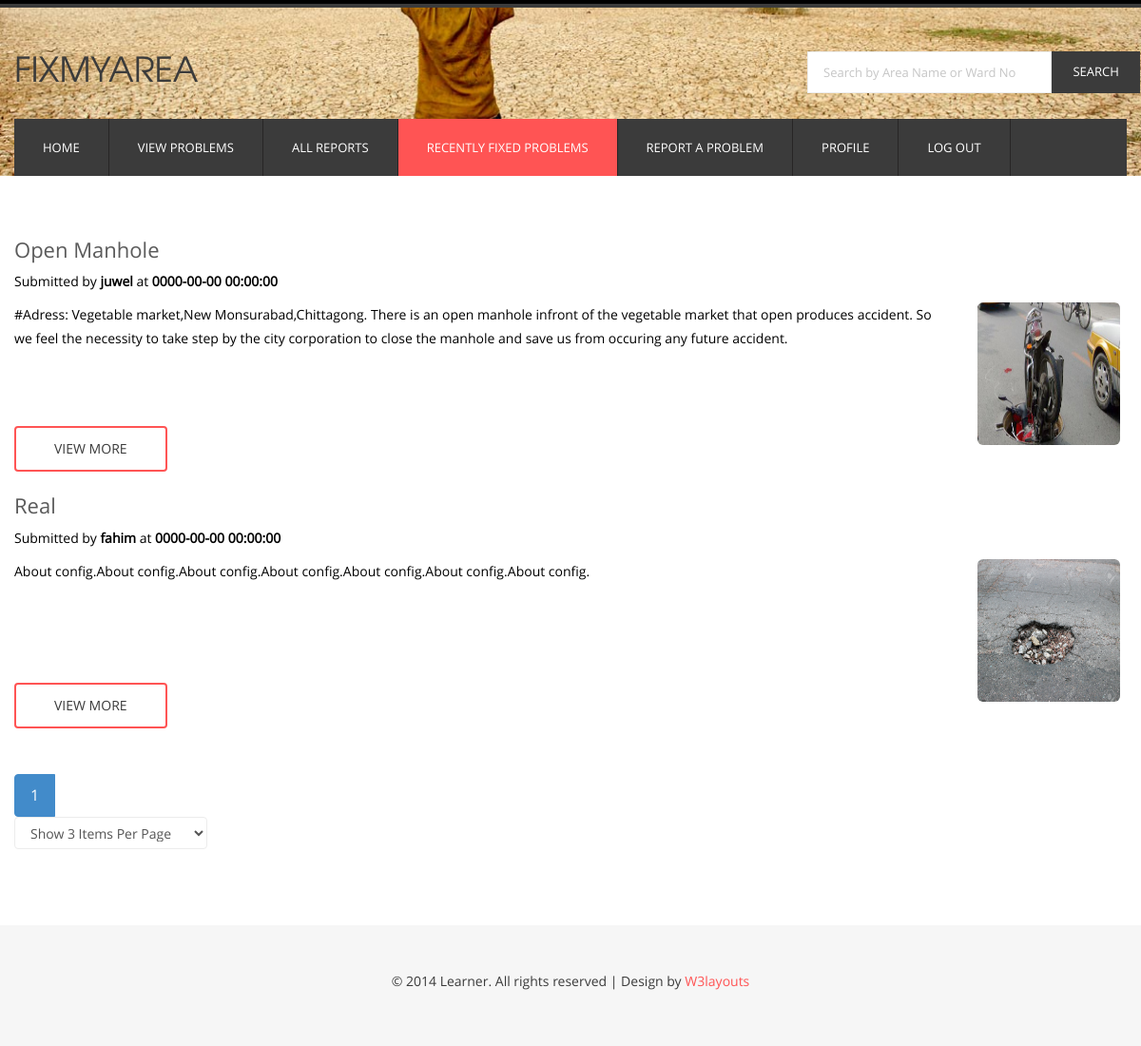
Screenshot of /views/IIUC_ULTRON/fixed_problems.php (signed in) with the database file from the repository.
### tables this page shows
CREATE TABLE `reports` (
  `id` int(100) NOT NULL,
  `title` text NOT NULL,
  `date` timestamp NOT NULL DEFAULT CURRENT_TIMESTAMP ON UPDATE CURRENT_TIMESTAMP,
  `author` text NOT NULL,
  `category` varchar(30) NOT NULL,
  `image_1` text NOT NULL,
  `image_2` text NOT NULL,
  `image_3` text NOT NULL,
  `video` text NOT NULL,
  `area` varchar(50) NOT NULL,
  `ward_no` int(20) NOT NULL,
  `description` text NOT NULL,
  `admin_feedback` text NOT NULL,
  `is_fixed` int(11) NOT NULL DEFAULT '0',
  `latitude` float NOT NULL,
  `longitude` float NOT NULL
);

### src/BITM/IIUC_ULTRON/Reports/Reports.php (called while the page is built, shortened)
<?php
class Reports extends DB{
			public function indexPaginator_fixed($page=0,$itemsPerPage=3){
        $start = (($page-1) * $itemsPerPage);
        $sql = "SELECT * from reports where is_fixed=1 LIMIT $start,$itemsPerPage";
        $STH = $this->DBH->query($sql);
        $STH->setFetchMode(PDO::FETCH_OBJ);
        $arrSomeData  = $STH->fetchAll();
        return $arrSomeData;
    }
    public function getAllKeywords()
    {
        $_allKeywords = array();
        $sql = "SELECT * FROM `reports` WHERE `is_fixed` ='0'";
        $STH = $this->DBH->query($sql);
        $STH->setFetchMode(PDO::FETCH_OBJ);
        $allData= $STH->fetchAll();
        foreach ($allData as $oneData) {
            $_allKeywords[] = trim($oneData->area);
        }
        $STH = $this->DBH->query($sql);
        $STH->setFetchMode(PDO::FETCH_OBJ);
        $allData= $STH->fetchAll();
        foreach ($allData as $oneData) {
            $eachString= strip_tags($oneData->area);
            $eachString=trim( $eachString);
            $eachString= preg_replace( "/\r|\n/", " ", $eachString);
            $eachString= str_replace("&nbsp;","",  $eachString);
            $WordsArr = explode(" ", $eachString);
            foreach ($WordsArr as $eachWord){
                $_allKeywords[] = trim($eachWord);
            }
        }
        $STH = $this->DBH->query($sql);
        $STH->setFetchMode(PDO::FETCH_OBJ);
        $allData= $STH->fetchAll();
        foreach ($allData as $oneData) {
            $_allKeywords[] = trim($oneData->ward_no);
        }
        $STH = $this->DBH->query($sql);
        $STH->setFetchMode(PDO::FETCH_OBJ);
        $allData= $STH->fetchAll();
        foreach ($allData as $oneData) {
            $eachString= strip_tags($oneData->ward_no);
            $eachString=trim( $eachString);
            $eachString= preg_replace( "/\r|\n/", " ", $eachString);
            $eachString= str_replace("&nbsp;","",  $eachString);
            $WordsArr = explode(" ", $eachString);
            foreach ($WordsArr as $eachWord){
                $_allKeywords[] = trim($eachWord);
            }
        }
        return array_unique($_allKeywords);
    }
}
?>

### src/BITM/IIUC_ULTRON/Model/Database.php (called while the page is built, shortened)
<?php
class Database{
    public $host="localhost";
    public $dbname="fix_my_area";
    public $user="root";
    public $password="";
    public function __construct()
    {
        try {
            $this->DBH = new PDO("mysql:host=$this->host;dbname=$this->dbname", $this->user, $this->password);
        }
        catch(PDOException $error){
            echo $error->getMessage();
        }
    }
}

### views/IIUC_ULTRON/fixed_problems.php (the view, shortened to what this page needs)
<!DOCTYPE HTML>
<html>
<head>
    <link rel="stylesheet" href="https://maxcdn.bootstrapcdn.com/bootstrap/3.3.7/css/bootstrap.min.css">
<link href="../../resource/css/bootstrap.css" rel='stylesheet' type='text/css' />
<link href="../../resource/css/style.css" rel="stylesheet" type="text/css" media="all" />
   	<link rel="stylesheet" href="../../resource/fonts/css/font-awesome.min.css">
<link rel="stylesheet" href="../../resource/css/flexslider.css" type="text/css" media="screen" />
</head>
<body>
<div class="header_bg1">
<div class="container">
	<div class="row header">
		<div class="logo navbar-left">
			<h1><a href="index.php">FixMyArea </a></h1>
		</div>
		<div class="h_search navbar-right">
			<form id="searchForm"  action="../problems.php"  method="get">
			    <input type="text" id="searchID" name="search" class="text" value="Search by Area Name or Ward No" onfocus="this.value = '';" onblur="if (this.value == '') {this.value = 'Search by Area Name or Ward No';}">
				<input type="submit"  value="search">
			</form>
		</div>
		<div class="clearfix"></div>
	</div>
	<div class="row h_menu">
		<nav class="navbar navbar-default navbar-left" role="navigation">
		    <div class="collapse navbar-collapse" id="bs-example-navbar-collapse-1">
		      <ul class="nav navbar-nav">
		        <li><a href="index.php">Home</a></li>
		        <li><a href="problems.php">View Problems</a></li>
		        <li><a href="all_reports.php">All Reports </a></li>
		        <li class="active"><a href="fixed_problems.php">Recently Fixed Problems</a></li>
		        <li><a href="report_a_problem.php">Report a Problem</a></li>
				<?php if (!isset($_SESSION['email'])) { ?>
                            <li><a href="profile/signup_login.php">Login</a></li>
							<li><a href="#">Contact Us</a></li>
                        <?php } else { ?>
                            <li><a href="profile/profile.php">Profile</a></li>
                            <li><a href="profile/logout.php">Log Out</a></li>
                        <?php } ?>
		      </ul>
		    </div>
		</nav>
	</div>
</div>
</div>
<div class="main_bg">
	<div class="container">
		<div class="technology row">
			<?php
				$objReports=new Reports();
				$allData=$objReports->index_fixed("obj");
                $availableKeywords=$objReports->getAllKeywords();
				$recordCount= count($allData);
				if(isset($_REQUEST['Page']))   $page = $_REQUEST['Page'];
				else if(isset($_SESSION['Page']))   $page = $_SESSION['Page'];
				else   $page = 1;
				if(isset($_REQUEST['ItemsPerPage']))   $itemsPerPage = $_REQUEST['ItemsPerPage'];
				else if(isset($_SESSION['ItemsPerPage']))   $itemsPerPage = $_SESSION['ItemsPerPage'];
				else   $itemsPerPage = 3;
				$pages = ceil($recordCount/$itemsPerPage);
				$someData = $objReports->indexPaginator_fixed($page,$itemsPerPage);
				foreach ($someData as $oneData ){  ?>
			<div class="technology_list">
				<h4><?php echo $oneData->title; ?></h4>
				<div class="col-md-10 tech_para">
					<p class="para">Submitted by <strong><?php echo $oneData->author; ?></strong> at <strong><?php echo $oneData->date; ?></strong></p>
				</div>
				<div class="col-md-10 tech_para">
					<p class="para"><?php echo $oneData->description; ?></p>
				</div>
				<div class="col-md-2 images_1_of_4 bg1 pull-right">
					<span class="bg"><img src="../../resource/images/images/<?php echo $oneData->image_1; ?>"  alt="Lazy Owl Image" class="img-rounded" width=150px; height=150px; ></span>
				</div>
				<div class="clearfix"></div>
				<div class="read_more">
					<a href="single_view.php?id=<?php echo $oneData->id ?>" class="fa-btn btn-1 btn-1e">View more</a>
				</div>
			</div>
													<?php } ?>
				<div style="display: inline" class="container">
					<ul class="pagination">
					<?php
						for($i=1;$i<=$pages;$i++)
							{
								if($i==$page) echo '<li class="active"><a href="">'. $i . '</a></li>';
								else  echo "<li><a href='?Page=$i'>". $i . '</a></li>';
								}
									?>
									<select  class="form-control"  name="ItemsPerPage" id="ItemsPerPage" onchange="javascript:location.href = this.value;" >
																<?php
																if($itemsPerPage==3 ) echo '<option value="?ItemsPerPage=3" selected >Show 3 Items Per Page</option>';
																else echo '<option  value="?ItemsPerPage=3">Show 3 Items Per Page</option>';
																?>
															</select>
														</ul>
									</div>
		</div>
	</div>
</div>
<div class="footer_bg">
	<div class="container">
		<div class="row  footer">
			<div class="copy text-center">
				<p class="link"><span>&copy; 2014 Learner. All rights reserved | Design by <a href="http://w3layouts.com/">W3layouts</a></span></p>
			</div>
		</div>
	</div>
</div>
</body>
</html>

### resource/css/style.css (style rules this page uses)
body { font-family: 'open_sansregular'; background:#ffffff; font-size: 100%; }
.header_bg1 { border-top:8px groove #3b3b3b; background: url('../images/BG24_0612.jpg') no-repeat left; background-size: 100%; }
.header { padding: 2% 0; }
.logo h1 a { font-size: 1em; text-transform: uppercase; color: #3B3B3B; text-decoration: none; font-family: 'texgyreadventorregular'; }
.h_search { width: 30%; position: relative; margin-top: 2%; }
.h_search form { width: 100%; }
.h_search form input[type="text"] { font-family: 'open_sansregular'; padding: 10px 16px; outline: none; color: #c6c6c6; font-size: 13px; border: 1px solid rgb(236, 236, 236); background: #FFFFFF; width: 73.333%; line-height: 22px; position: relative; -webkit-appearance: none; }
.h_search form input[type="submit"] { font-family: 'open_sansregular'; background: #3B3B3B; color: #ffffff; text-transform: uppercase; font-size: 13px; padding: 12px 20px; border: none; cursor: pointer; width: 26.333%; position: absolute; line-height: 1.5em; outline: none; -webkit-transition: all 0.3s ease-in-out; -moz-transition: all 0.3s ease-in-out; -o-transition: all 0.3s ease-in-out; transition: all 0.3s ease-in-out; -webkit-appearance: none; }
.h_menu { padding: 0; background: #3B3B3B; }
.navbar { position: relative; min-height: 60px; margin-bottom: 0px; border: none; }
.navbar-default .navbar-collapse, .navbar-default .navbar-form { background: #3B3B3B; color: #ffffff; padding: 0; }
.navbar-default .navbar-nav > .active > a,.navbar-default .navbar-nav>li>a:hover,.navbar-default .navbar-nav > .active > a, .navbar-default .navbar-nav > .active > a:hover { background: #FF5454; color: #ffffff; }
.navbar-default .navbar-nav > li > a { color: #fff; -webkit-transition: all 0.3s ease-in-out; -moz-transition: all 0.3s ease-in-out; -o-transition: all 0.3s ease-in-out; transition: all 0.3s ease-in-out; }
.nav > li { border-right: 1px solid rgb(39, 37, 37); }
.nav > li > a { font-size: 13px; padding: 20px 30px; text-transform: uppercase; }
.main_bg { background: #ffffff; }
.images_1_of_4 img { display: inline-block; }
.images_1_of_4 span { width: 120px; height: 120px; display: block; text-align: center; margin: 0 auto; }
.bg { background: #3b3b3b; -webkit-transition: all 0.3s ease-in-out; -moz-transition: all 0.3s ease-in-out; -o-transition: all 0.3s ease-in-out; transition: all 0.3s ease-in-out; border-radius: 75px; -webkit-border-radius: 75px; -moz-border-radius: 75px; -o-border-radius: 75px; }
.para { font-size: 14px; line-height: 1.8em; color: black; }
.fa-btn { font-size: 14px; background: none; cursor: pointer; padding: 12px 40px; display: inline-block; margin: 10px 0px; text-transform: uppercase; outline: none; position: relative; -webkit-transition: all 0.3s; -moz-transition: all 0.3s; transition: all 0.3s; border-radius: 4px; -webkit-border-radius: 4px; -moz-border-radius: 4px; -o-border-radius: 4px; }
.fa-btn:after { content: ''; position: absolute; z-index: -1; -webkit-transition: all 0.3s; -moz-transition: all 0.3s; transition: all 0.3s; }
.btn-1 { border: 2px solid #ff5454; color: #3b3b3b; }
.btn-1e { overflow: hidden; }
.btn-1e:after { width: 100%; height: 0; top: 50%; left: 50%; background: #ff5454; opacity: 0; -webkit-transform: translateX(-50%) translateY(-50%) rotate(45deg); -moz-transform: translateX(-50%) translateY(-50%) rotate(45deg); -ms-transform: translateX(-50%) translateY(-50%) rotate(45deg); transform: translateX(-50%) translateY(-50%) rotate(45deg); }
.footer_bg { background: #f6f6f6; }
.footer { padding: 4%; }
.copy p { color: #3b3b3b; font-size: 14px; line-height: 1.8em; }
.copy p a { color:#ff5454; -webkit-transition: all 0.3s ease-in-out; -moz-transition: all 0.3s ease-in-out; -o-transition: all 0.3s ease-in-out; transition: all 0.3s ease-in-out; }
.technology { padding: 4% 0; }
.technology h4 { font-size: 22px; color: #5b5b5b; font-weight: 100; text-transform: capitalize; display: block; margin:10px 0 8px; }
.tech_para { padding-left: 0; padding-right: 0; }
.pagination > li > a, .pagination > li > span { font-size: 16px; padding: 10px 16px; color: #BDBDBD; background-color: #3b3b3b; border: 1px solid #2C2929; }
.read_more a { position: relative; z-index: 1; }
.form-control { box-shadow: none; border: 1px solid #ECECEC; -webkit-transition: all 0.3s ease-in-out; -moz-transition: all 0.3s ease-in-out; -o-transition: all 0.3s ease-in-out; transition: all 0.3s ease-in-out; }

### rows the page displays
reports: title "Open Manhole", author "juwel", date "0000-00-00 00:00:00", description "#Adress: Vegetable market,New Monsurabad,Chittagong. There is an open manhole infront of the vegetable market that open produces accident. So we feel the necessity to take step by the city corporation to close the manhole and save us from occuring any future accident.", image_1 (picture)
reports: title "Real", author "fahim", date "0000-00-00 00:00:00", description "About config.About config.About config.About config.About config.About config.About config.", image_1 (picture)
